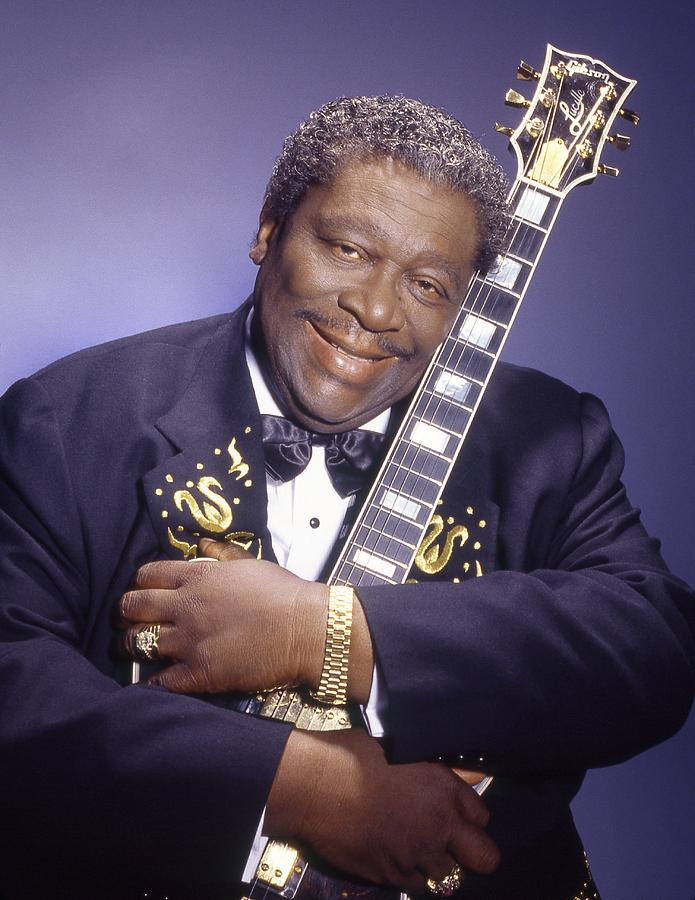
#> input picture assets/BBK.jpg, 695 x 900 px, found by its file name
$ python posterization.py
#> lines starting #> are read from the running program, lines starting #| are printed output that depends on the picture
import numpy as np
import matplotlib.pyplot as mp
import  cv2
path=r"D:\OpenCV_build\assets\BBK.jpg"
img=cv2.imread(path)
#> img is the input picture: shape (900, 695, 3); mean B, G, R 97.9, 77.3, 88.3
img_rgb=cv2.cvtColor(img, cv2.COLOR_BGR2RGB)  #BGR converted to RBG because matplotlib requires such format

median=img_rgb.copy()
median=cv2.medianBlur(median, 5) #Applying median blur
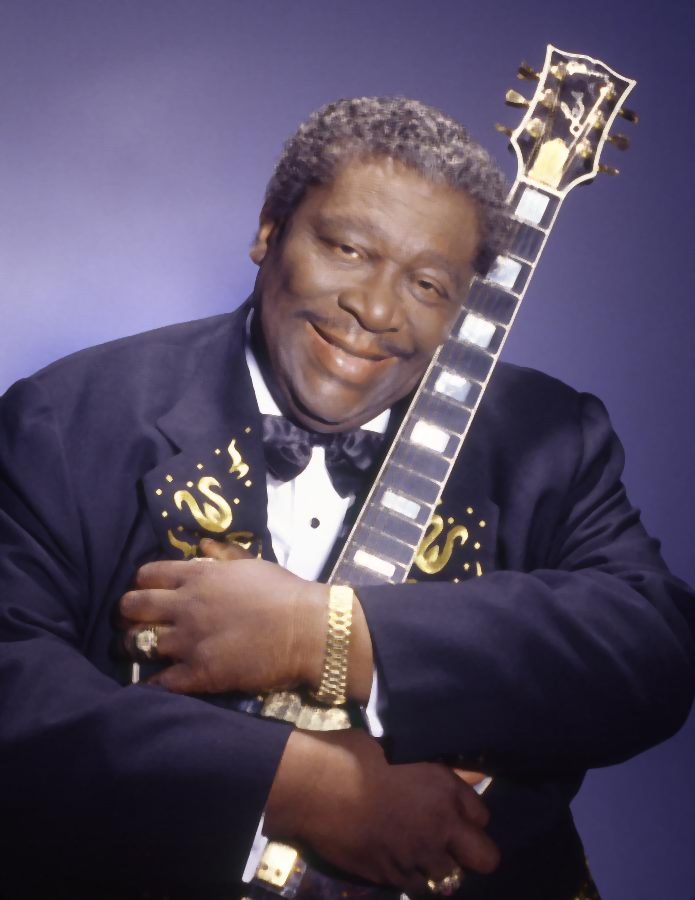
#> median: shape (900, 695, 3); mean R, G, B 87.7, 76.6, 97.4

def create_lut(n):
    lut=np.zeros(256, dtype=np.uint8)

    step=256//n
    for i in range(256):
        bucket_index=i//step
        if bucket_index>=n:
            bucket_index=n-1
        lut[i]=bucket_index*255/(n-1)
    return lut

n=int(input("Enter number of colours required to group pixels (can't be 1): "))
#> the answer given: 1

if n==1:
    print("All pixels will be mapped to one colour, image won't be posterized")
elif n<1:
    print("Invalid input")
else:
    new_img=cv2.LUT(median, create_lut(n))
    new_img_bgr=cv2.cvtColor(new_img, cv2.COLOR_RGB2BGR) #image converted back to bgr to save
    #Displaying
    mp.figure()

    #Displaying original image
    mp.subplot(1,2,1)
    mp.imshow(img_rgb)
    mp.title("Original")

    #Displaying posterized image
    mp.subplot(1,2,2)
    mp.imshow(new_img)
    mp.title("Posterized image")

    cv2.imwrite(r"D:\OpenCV_build\results\posterized.png", new_img_bgr)
    mp.show()

$ run again, with assets/MA.jfif saved as assets/BBK.jpg
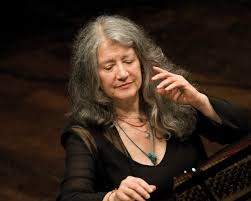
#> input picture assets/MA.jfif, 251 x 201 px, found by its file name
#> img is the input picture: shape (201, 251, 3); mean B, G, R 28.4, 38.7, 53.9
#> `median=cv2.medianBlur(median, 5)`:
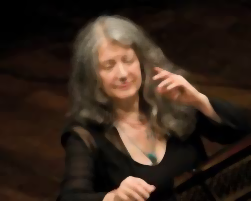
#> median: shape (201, 251, 3); mean R, G, B 53.8, 38.5, 28.2
